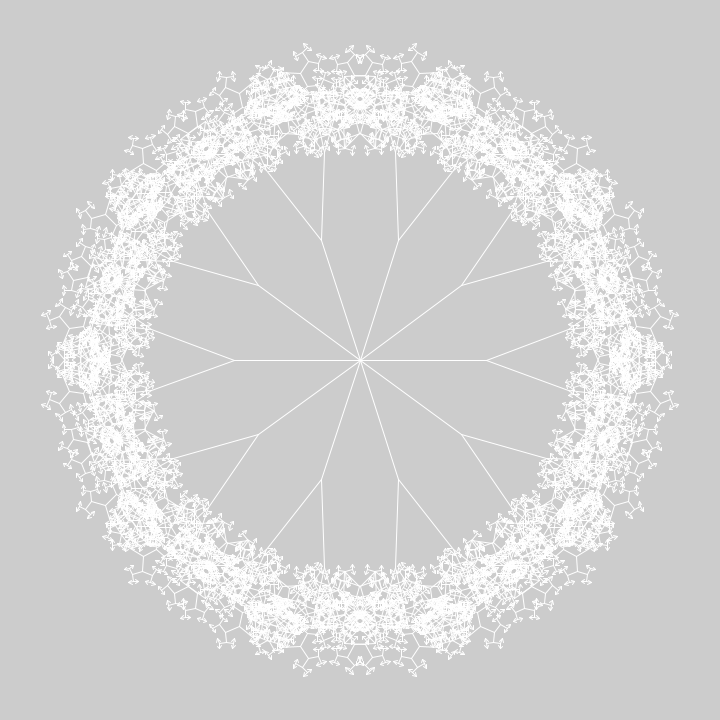
Frame 1 (no input)
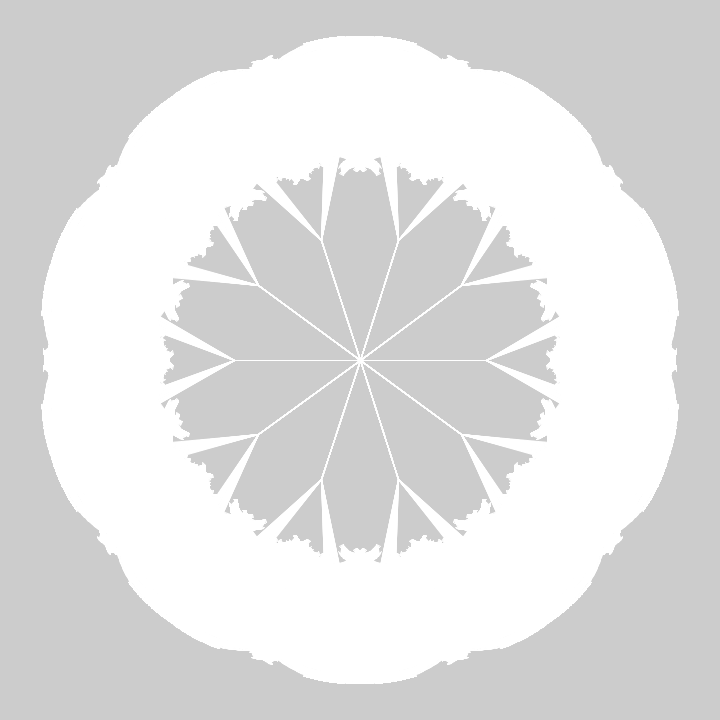
Frame 60 (the mouse pressed at the canvas centre just before this capture)
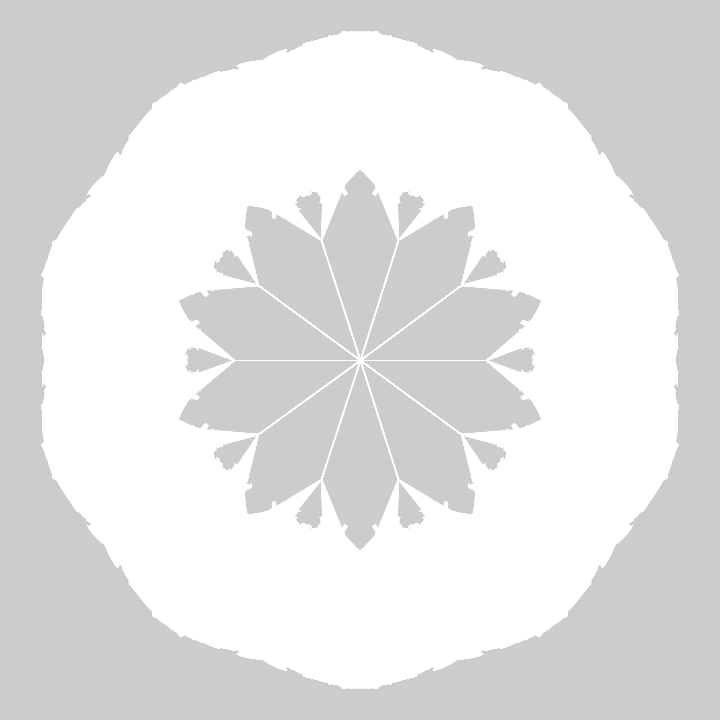
Frame 120 (the mouse held since frame 60 and released just before this capture)

The Processing sketch that drew these frames (run headless with seeded random() and noise(); from frame 60 on, the mouse is pressed at the canvas centre):

// Processing sketch: sketch_6282020_ArrowFractal
// ── sketch_6282020_ArrowFractal.pde
float r,t;
void setup(){size(720,720);stroke(-1);}
void draw(){
clear();
t+=.003;
for(r=0;r<TAU;r+=PI/5)
f(360,360,r,126);
}
void f(float x,float y,float r,float d){
if(d>3){line(x,y,x+=cos(r)*d,y+=sin(r)*d);
f(x,y,r+tan(d)+t,d*.7);
f(x,y,r-tan(d)-t,d*.7);
}
}
